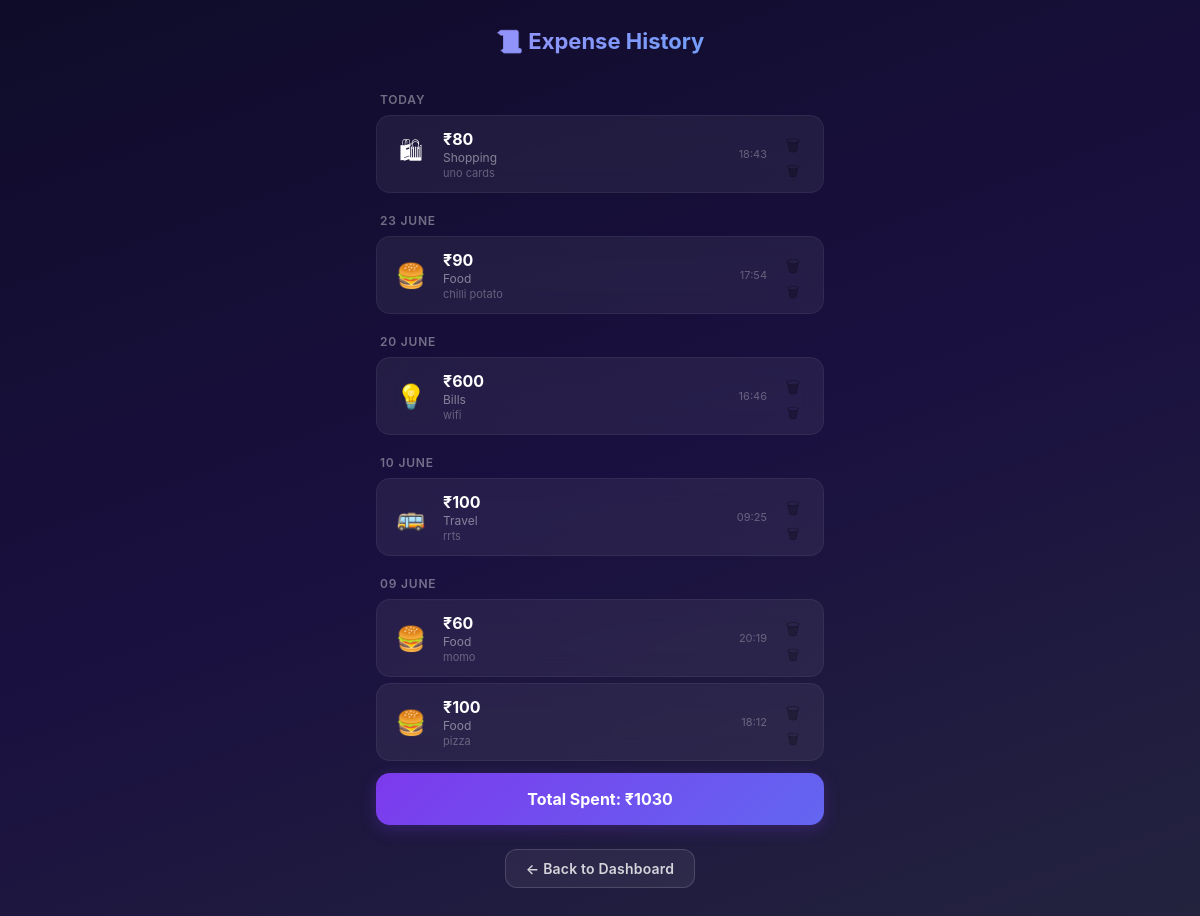
The app's page /history with its own data.
### tables this page shows
CREATE TABLE expenses (
            id INTEGER PRIMARY KEY AUTOINCREMENT,
            amount REAL NOT NULL,
            category TEXT NOT NULL,
            note TEXT,
            date TIMESTAMP DEFAULT CURRENT_TIMESTAMP
        );

### app.py (the view)
@app.route('/history')
def history():
    conn = get_db()
    cursor = conn.cursor()
    cursor.execute("SELECT * FROM expenses ORDER BY date DESC")
    expenses = cursor.fetchall()
    conn.close()
    grouped = []
    current_date_val = None
    current_group = None
    for e in expenses:
        d = parse_date(e['date'])
        label = relative_date_str(d) if d else 'Unknown'
        key = d.strftime('%Y-%m-%d') if d else 'unknown'
        enriched = dict(e)
        enriched['time'] = e['date'][11:16] if e['date'] else ''
        enriched['date_label'] = label
        enriched['date_key'] = key
        if key != current_date_val:
            if current_group is not None:
                grouped.append((current_date_label, current_group))
            current_date_val = key
            current_date_label = label
            current_group = []
        current_group.append(enriched)
    if current_group is not None:
        grouped.append((current_date_label, current_group))
    total = sum(e['amount'] for e in expenses)
    return render_template(
        'history.html',
        grouped=grouped,
        total=total,
        category_emojis=CATEGORY_EMOJIS
    )

### app.py (called while the page is built)
def get_db():
    conn = sqlite3.connect('expenses.db')
    conn.row_factory = sqlite3.Row
    return conn

def today_utc():
    return datetime.now(timezone.utc).date()

def parse_date(date_str):
    if date_str:
        try:
            return datetime.strptime(date_str[:10], '%Y-%m-%d').date()
        except:
            pass
    return None

def relative_date_str(d):
    today = today_utc()
    if d == today:
        return "Today"
    if d == today - timedelta(days=1):
        return "Yesterday"
    return d.strftime('%d %B')

### templates/history.html (shortened to what this page needs)
<!DOCTYPE html>
<html>
<head>
    <link rel="stylesheet" href="{{ url_for('static', filename='style.css') }}">
</head>
<body>
<div class="container">
    <div class="header">
        <h1>📜 Expense History</h1>
    </div>
    {% if grouped %}
    {% for date_label, expenses in grouped %}
    <div class="date-header">{{ date_label }}</div>
    {% for expense in expenses %}
    <div class="expense-card">
        <div class="expense-left">
            <span class="expense-category">{{ category_emojis.get(expense['category'], '📦') }}</span>
            <div class="expense-info">
                <span class="expense-amount">₹{{ "%.0f"|format(expense['amount']) }}</span>
                <span class="expense-cat-name">{{ expense['category'] }}</span>
                {% if expense['note'] %}
                <span class="expense-note">{{ expense['note'] }}</span>
                {% endif %}
            </div>
        </div>
        <div class="expense-right">
            {% if expense['time'] %}
            <span class="expense-time">{{ expense['time'] }}</span>
            {% endif %}
            <form method="POST" action="/delete/{{ expense['id'] }}" style="display:inline;">
                <button type="submit" class="btn-delete" onclick="return confirm('Delete this expense?')">🗑</button>
            </form>
        </div>
    </div>
    {% endfor %}
    {% endfor %}
    <div class="total-bar">
        <strong>Total Spent: ₹{{ "%.0f"|format(total) }}</strong>
    </div>
    {% else %}
    <div class="empty-state">
        <p>No expenses yet. Start tracking your spending!</p>
        <a href="/" class="btn btn-primary">Add Your First Expense</a>
    </div>
    {% endif %}
    <div class="back-link">
        <a href="/" class="btn btn-outline">← Back to Dashboard</a>
    </div>
</div>
</body>
</html>

### static/style.css (style rules this page uses)
* { margin: 0; padding: 0; box-sizing: border-box; }
body { font-family: -apple-system, BlinkMacSystemFont, 'Segoe UI', Roboto, 'Helvetica Neue', sans-serif; background: linear-gradient(160deg, #0f0c29, #1a1040, #24243e); color: #ffffff; padding: 0; min-height: 100vh; overflow-x: hidden; position: relative; }
.container { max-width: 480px; margin: 0 auto; padding: 20px 16px 40px; position: relative; z-index: 1; }
.header { text-align: center; margin-bottom: 24px; padding-top: 8px; }
.header h1 { font-size: 22px; font-weight: 700; background: linear-gradient(135deg, #a78bfa, #60a5fa); -webkit-background-clip: text; -webkit-text-fill-color: transparent; background-clip: text; }
.btn { padding: 10px 20px; border: none; border-radius: 12px; font-size: 14px; font-weight: 600; cursor: pointer; transition: all 0.25s ease; display: inline-block; text-decoration: none; letter-spacing: 0.2px; }
.btn-outline { background: rgba(255,255,255,0.06); color: rgba(255,255,255,0.8); border: 1px solid rgba(255,255,255,0.15); }
.date-header { font-size: 12px; font-weight: 600; color: rgba(255,255,255,0.4); text-transform: uppercase; letter-spacing: 0.8px; padding: 14px 4px 8px; margin-top: 4px; }
.expense-card { display: flex; justify-content: space-between; align-items: center; background: rgba(255,255,255,0.06); backdrop-filter: blur(12px); -webkit-backdrop-filter: blur(12px); border: 1px solid rgba(255,255,255,0.06); padding: 12px 14px; border-radius: 14px; margin-bottom: 6px; transition: all 0.2s ease; }
.expense-left { display: flex; align-items: center; gap: 12px; }
.expense-category { font-size: 24px; width: 40px; text-align: center; }
.expense-info { display: flex; flex-direction: column; gap: 1px; }
.expense-amount { font-size: 16px; font-weight: 700; color: #ffffff; }
.expense-cat-name { font-size: 12px; color: rgba(255,255,255,0.45); }
.expense-note { font-size: 11px; color: rgba(255,255,255,0.3); }
.expense-right { display: flex; align-items: center; gap: 10px; }
.expense-time { font-size: 11px; color: rgba(255,255,255,0.3); }
.btn-delete { background: none; border: none; font-size: 16px; cursor: pointer; padding: 6px; border-radius: 8px; transition: all 0.2s ease; opacity: 0.4; width: 32px; height: 32px; position: relative; }
.btn-delete::after { content: '🗑'; font-size: 14px; }
.total-bar { background: linear-gradient(135deg, #7c3aed, #6366f1); color: white; text-align: center; padding: 16px; border-radius: 14px; font-size: 16px; margin-top: 12px; box-shadow: 0 4px 16px rgba(124, 58, 237, 0.25); }
.back-link { text-align: center; margin-top: 24px; margin-bottom: 20px; }

### records on screen
expenses: get "🛍", amount "80", category "Shopping", note "uno cards", time "18:43"
expenses: get "🍔", amount "90", category "Food", note "chilli potato", time "17:54"
expenses: get "💡", amount "600", category "Bills", note "wifi", time "16:46"
expenses: get "🚌", amount "100", category "Travel", note "rrts", time "09:25"
expenses: get "🍔", amount "60", category "Food", note "momo", time "20:19"
expenses: get "🍔", amount "100", category "Food", note "pizza", time "18:12"

### other values on screen
{{ date_label }} "TODAY" "23 JUNE" "20 JUNE" "10 JUNE" "09 JUNE"
{{ "%.0f"|format(total) }} "1030"
